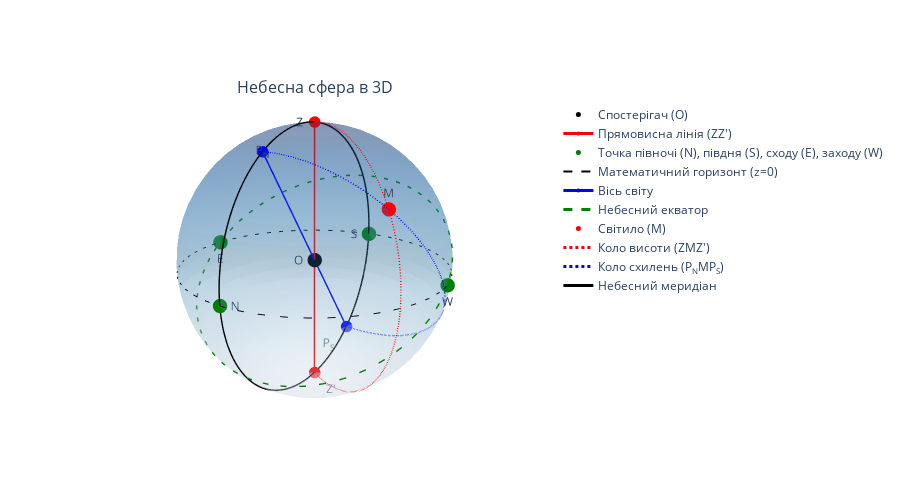

The cell this chart's notebook holds for it:
### Code cell
import numpy as np
import plotly.graph_objs as go
from plotly.subplots import make_subplots

# ========================================================================
# Допоміжні функції
# ========================================================================

def normalize(v):
    """Нормує вектор v до довжини 1."""
    return v / np.linalg.norm(v)

def param_sphere(num_phi=30, num_theta=60):
    """
    Повертає сітки (X, Y, Z) для відмалювання сфери радіуса 1.
    phi – полярний кут від 0 до pi,
    theta – азимутальний кут від 0 до 2*pi.
    """
    phi = np.linspace(0, np.pi, num_phi)
    theta = np.linspace(0, 2*np.pi, num_theta)
    phi, theta = np.meshgrid(phi, theta)
    
    X = np.sin(phi) * np.cos(theta)
    Y = np.sin(phi) * np.sin(theta)
    Z = np.cos(phi)
    return X, Y, Z

def circle_on_sphere(normal, steps=100):
    """
    Повертає координати (x, y, z) великого кола на сфері,
    яке лежить у площині, перпендикулярній до normal, і проходить через (0,0,0).
    (normal має бути нормований).
    """
    # Знайдемо будь-які два взаємно перпендикулярні вектори u, v у площині кола
    # (тобто вони перпендикулярні до normal).
    # Найпростіше – взяти довільний вектор, перетнути з normal, і ще раз перетнути з normal.
    # Але простіше зафіксувати "eZ = (0,0,1)", якщо воно не вироджене до normal.
    
    # Якщо normal (майже) колінеарний до (0,0,1), то можна взяти іншу "базу".
    # Тут для наочності зробимо універсальний підхід.
    
    # Умовно візьмемо eX = (1,0,0) і eY = (0,1,0), eZ = (0,0,1)
    # і дивитимемось, з яким вектором normal найменше колінеарна.
    cand = [
        np.array([1,0,0]),
        np.array([0,1,0]),
        np.array([0,0,1])
    ]
    # Знайдемо вектор, який найменше паралельний до normal (через косинус кута)
    dotvals = [abs(np.dot(normal, c)) for c in cand]
    e = cand[np.argmin(dotvals)]
    
    # Будуємо базис у площині
    u = np.cross(normal, e)
    u = normalize(u)
    v = np.cross(normal, u)
    v = normalize(v)
    
    # Випараметризуємо коло: X(t) = u*cos(t) + v*sin(t)
    t = np.linspace(0, 2*np.pi, steps)
    circle_x = []
    circle_y = []
    circle_z = []
    for ang in t:
        point = np.cos(ang)*u + np.sin(ang)*v
        circle_x.append(point[0])
        circle_y.append(point[1])
        circle_z.append(point[2])
    return np.array(circle_x), np.array(circle_y), np.array(circle_z)

def circle_through_3pts(p1, p2, p3, steps=200):
    """
    Для трьох точок на сфері (p1, p2, p3) будуємо коло (або "велике/мале коло"),
    що проходить через ці три точки (якщо вони не колінеарні).
    
    Повертає (x_arc, y_arc, z_arc) – дугу на сфері, яка іде від p1 до p3
    через p2 (тобто та частина кола, де p2 "лежить між" p1 та p3").
    
    Ідея аналогічна вашій arc_from_3pts, але тепер у 3D:
    1) Знаходимо площину, що проходить через p1, p2, p3 (через 0,0,0, якщо вважаємо сферу у центрі).
       – Оскільки O=(0,0,0) теж у центрі сфери, припустимо, що p1, p2, p3 лежать на сфері радіуса 1.
    2) Визначаємо вектор normal = (p1 x p2) + (p2 x p3) + (p3 x p1) (або простіше: p1 x p2 + ...),
       щоб отримати "напрям" площини, у якій лежить коло.
    3) Параметризуємо коло (intersection plane & sphere).
    4) Визначаємо дві можливі дуги (бо коло – повне). Вибираємо ту, де p2 лежить "посередині".
    """
    # Перевіримо, чи не колінеарні (або майже) p1, p2, p3.
    # Якщо площа трикутника дуже мала – повертаємо порожній результат.
    # Площа ~ ||(p2 - p1) x (p3 - p1)|| / 2
    area = np.linalg.norm(np.cross(p2 - p1, p3 - p1)) / 2
    if area < 1e-12:
        return np.array([]), np.array([]), np.array([])
    
    # Нормальний вектор до площини, що проходить через p1,p2,p3
    # (і через (0,0,0), якщо точки на сфері).
    # Точніше, normal визначимо як cross(p1, p2) + cross(p2, p3) + cross(p3, p1)
    # Це забезпечить орієнтацію, яка "захоплює" всі три точки. Але можна й простіше:
    plane_normal = np.cross(p1, p2) + np.cross(p2, p3) + np.cross(p3, p1)
    plane_normal = normalize(plane_normal)
    
    # Повне коло у цій площині
    cx, cy, cz = circle_on_sphere(plane_normal, steps=4*steps)  # щоб арка була плавніша
    
    # Тепер треба знайти, де на цьому колі лежать p1, p2, p3 (кути).
    # У параметризації кола X(t)=u cos(t)+v sin(t) ми заздалегідь не зберігали t,
    # тож зробимо простіше: знайдемо найближчі індекси до p1, p2, p3.
    
    # Допоміжна функція для пошуку найближчої точки
    def find_nearest_idx(xarr, yarr, zarr, p):
        # мінімізуємо відстань ||(x_i,y_i,z_i) - p||
        dist = (xarr - p[0])**2 + (yarr - p[1])**2 + (zarr - p[2])**2
        return np.argmin(dist)
    
    i1 = find_nearest_idx(cx, cy, cz, p1)
    i2 = find_nearest_idx(cx, cy, cz, p2)
    i3 = find_nearest_idx(cx, cy, cz, p3)
    
    # Кожна пара (i1,i3) задає дві дуги: прямий обхід і зворотний.
    # Подивимось, яка з них "містить" i2.
    n = len(cx)
    
    def arc_indices(i_start, i_end):
        """Повертає послідовність індексів від i_start до i_end (по модулю n)."""
        if i_end >= i_start:
            return np.arange(i_start, i_end+1)
        else:
            return np.concatenate([np.arange(i_start, n), np.arange(0, i_end+1)])
    
    arc1 = arc_indices(i1, i3)
    arc2 = arc_indices(i3, i1)
    
    # Перевіряємо, де лежить i2
    def in_arc(i2, arc):
        return i2 in arc
    
    if in_arc(i2, arc1):
        arc_idx = arc1
    else:
        arc_idx = arc2
    
    return cx[arc_idx], cy[arc_idx], cz[arc_idx]

# ========================================================================
# Основна побудова 3D
# ========================================================================

# Створюємо фігуру
fig = make_subplots(rows=1, cols=1,
                    specs=[[{'type':'scatter3d'}]],
                    subplot_titles=["Небесна сфера в 3D"])

# 1) Небесна сфера як поверхня
Xs, Ys, Zs = param_sphere()
sphere_surface = go.Surface(
    x = Xs, y = Ys, z = Zs,
    colorscale='Blues',
    opacity=0.3,
    showscale=False,
    name='Celestial Sphere'
)
fig.add_trace(sphere_surface, row=1, col=1)

# 2) Точки та лінії
data_traces = []

# --- Спостерігач у центрі ---
O = np.array([0, 0, 0])
scatter_O = go.Scatter3d(
    x=[O[0]], y=[O[1]], z=[O[2]],
    mode='markers+text',
    text=["O"],
    textposition="middle left",
    marker=dict(size=5, color="black"),
    name="Спостерігач (O)"
)
data_traces.append(scatter_O)

# --- Z та Z' (вертикальна вісь) ---
Z = np.array([0,0,1])
Zp = np.array([0,0,-1])
scatter_ZZp = go.Scatter3d(
    x=[0,0], y=[0,0], z=[1,-1],
    mode='lines+markers+text',
    text=["Z", "Z'"],
    textposition=["bottom left","bottom center"],
    line=dict(color='red', width=3),
    marker=dict(size=4, color="red"),
    name="Прямовисна лінія (ZZ')"
)
data_traces.append(scatter_ZZp)

# --- Кардинальні точки N, S, E, W на площині z=0 ---
N = np.array([1,0,0])
S = np.array([-1,0,0])
E = np.array([0,-1,0])
W = np.array([0,1,0])

scatter_cardinals = go.Scatter3d(
    x=[N[0], S[0], E[0], W[0]],
    y=[N[1], S[1], E[1], W[1]],
    z=[N[2], S[2], E[2], W[2]],
    mode='markers+text',
    text=["N","S","E","W"],
    textposition=["middle right","middle left","bottom center","bottom center"],
    marker=dict(size=5, color="green"),
    name="Точка півночі (N), півдня (S), сходу (E), заходу (W)"
)
data_traces.append(scatter_cardinals)

# --- Горизонт (коло z=0 на сфері) ---
theta = np.linspace(0, 2*np.pi, 200)
horiz_x = np.cos(theta)
horiz_y = np.sin(theta)
horiz_z = np.zeros_like(theta)

scatter_horizon = go.Scatter3d(
    x=horiz_x, y=horiz_y, z=horiz_z,
    mode='lines',
    line=dict(color='black', dash='dash', width=2),
    name="Математичний горизонт (z=0)"
)
data_traces.append(scatter_horizon)

# --- Вісь світу P_N, P_S з нахилом alpha = 35° ---
alpha_deg = 35
alpha = np.radians(alpha_deg)

# Припустимо, що у "стандартному" положенні полюс був би (0,0,1).
# Тоді повернемо його навколо осі Y на кут alpha (змінюючи нахил у площині x-z).
Ry = np.array([
    [ np.cos(alpha), 0, np.sin(alpha)],
    [ 0,             1, 0            ],
    [-np.sin(alpha), 0, np.cos(alpha)]
])

PN = Ry.dot(np.array([0,0,1]))  # Північний полюс
PS = -PN                       # Південний полюс

scatter_axis = go.Scatter3d(
    x=[PN[0], PS[0]], y=[PN[1], PS[1]], z=[PN[2], PS[2]],
    mode='lines+markers+text',
    text=["P<sub>N</sub>", "P<sub>S</sub>"],
    textposition=["top center","bottom center"],
    line=dict(color='blue', width=3),
    marker=dict(size=4, color="blue"),
    name="Вісь світу"
)
data_traces.append(scatter_axis)

# --- Небесний екватор (велике коло перпендикулярне осі P_NP_S) ---
pn_normal = normalize(PN)  # це напрям осі
eq_x, eq_y, eq_z = circle_on_sphere(pn_normal)  # коло, перпендикулярне PN
scatter_equator = go.Scatter3d(
    x=eq_x, y=eq_y, z=eq_z,
    mode='lines',
    line=dict(color='green', dash='dash', width=3),
    name="Небесний екватор"
)
data_traces.append(scatter_equator)

# --- Приклад розташування світила M на сфері ---
# Нехай спочатку в 2D ви мали M=(0.3,0.8). У 3D додамо невеликий z і нормуємо:
M_init = np.array([0.4, 0.7, 0.5])
M = normalize(M_init)

scatter_M = go.Scatter3d(
    x=[M[0]], y=[M[1]], z=[M[2]],
    mode='markers+text',
    text=["M"],
    textposition="top center",
    marker=dict(size=5, color='red'),
    name="Світило (M)"
)
data_traces.append(scatter_M)

# --- "Вертикаль" (коло, що проходить через Z, M, Z') ---
v_x, v_y, v_z = circle_through_3pts(Z, M, Zp)
if len(v_x) > 0:
    scatter_vertical = go.Scatter3d(
        x=v_x, y=v_y, z=v_z,
        mode='lines',
        line=dict(color='red', width=3, dash='dot'),
        name="Коло висоти (ZMZ')"
    )
    data_traces.append(scatter_vertical)

# --- Коло схилень (через P_N, M, P_S) ---
d_x, d_y, d_z = circle_through_3pts(PN, M, PS)
if len(d_x) > 0:
    scatter_decl = go.Scatter3d(
        x=d_x, y=d_y, z=d_z,
        mode='lines',
        line=dict(color='blue', width=3, dash='dot'),
        name="Коло схилень (P<sub>N</sub>MP<sub>S</sub>)"
    )
    data_traces.append(scatter_decl)

# --- Небесний меридіан (через Z, Z' та полюси світу P_N, P_S)
# Обираємо Z та P_N для визначення площини меридіану.
merid_plane_normal = normalize(np.cross(Z, PN))
merid_x, merid_y, merid_z = circle_on_sphere(merid_plane_normal, steps=200)
scatter_meridian = go.Scatter3d(
    x=merid_x, y=merid_y, z=merid_z,
    mode='lines',
    line=dict(color='black', width=3),
    name="Небесний меридіан"
)
data_traces.append(scatter_meridian)

# Додаємо всі лінії/точки до фігури
for tr in data_traces:
    fig.add_trace(tr, row=1, col=1)

# Налаштування 3D-сцени
fig.update_layout(
    # title="Небесна сфера в 3D",
    scene=dict(
        xaxis=dict(
            range=[-1.5, 1.5], 
            showgrid=False, zeroline=False, visible=False
        ),
        yaxis=dict(
            range=[-1.5, 1.5], 
            showgrid=False, zeroline=False, visible=False
        ),
        zaxis=dict(
            range=[-1.5, 1.5], 
            showgrid=False, zeroline=False, visible=False
        ),
        aspectmode='cube',
        camera=dict(
            eye=dict(x=0.8, y=0.5, z=0.3)
        ),
    ),
    showlegend=True,
    autosize=True, height=500
)

fig.show()

### Figure 1 — Plotly figure (JSON) as saved in the notebook; plotly's stock layout.template omitted (floating-point values rounded to 4 significant figures; data arrays with more than 128 entries replaced by an {"elided": "..."} marker saying what was removed)
{"data": [{"colorscale": [[0, "rgb(247,251,255)"], [0.125, "rgb(222,235,247)"], [0.25, "rgb(198,219,239)"], [0.375, "rgb(158,202,225)"], [0.5, "rgb(107,174,214)"], [0.625, "rgb(66,146,198)"], [0.75, "rgb(33,113,181)"], [0.875, "rgb(8,81,156)"], [1, "rgb(8,48,107)"]], "name": "Celestial Sphere", "opacity": 0.3, "scene": "scene", "showscale": false, "type": "surface", "x": {"elided": "60x30 float values"}, "y": {"elided": "60x30 float values"}, "z": {"elided": "60x30 float values"}}, {"marker": {"color": "black", "size": 5}, "mode": "markers+text", "name": "Спостерігач (O)", "scene": "scene", "text": ["O"], "textposition": "middle left", "type": "scatter3d", "x": [0], "y": [0], "z": [0]}, {"line": {"color": "red", "width": 3}, "marker": {"color": "red", "size": 4}, "mode": "lines+markers+text", "name": "Прямовисна лінія (ZZ')", "scene": "scene", "text": ["Z", "Z'"], "textposition": ["bottom left", "bottom center"], "type": "scatter3d", "x": [0, 0], "y": [0, 0], "z": [1, -1]}, {"marker": {"color": "green", "size": 5}, "mode": "markers+text", "name": "Точка півночі (N), півдня (S), сходу (E), заходу (W)", "scene": "scene", "text": ["N", "S", "E", "W"], "textposition": ["middle right", "middle left", "bottom center", "bottom center"], "type": "scatter3d", "x": [1, -1, 0, 0], "y": [0, 0, -1, 1], "z": [0, 0, 0, 0]}, {"line": {"color": "black", "dash": "dash", "width": 2}, "mode": "lines", "name": "Математичний горизонт (z=0)", "scene": "scene", "type": "scatter3d", "x": {"elided": "200 float values"}, "y": {"elided": "200 float values"}, "z": {"elided": "200 int values"}}, {"line": {"color": "blue", "width": 3}, "marker": {"color": "blue", "size": 4}, "mode": "lines+markers+text", "name": "Вісь світу", "scene": "scene", "text": ["P<sub>N</sub>", "P<sub>S</sub>"], "textposition": ["top center", "bottom center"], "type": "scatter3d", "x": [0.5736, -0.5736], "y": [0, 0], "z": [0.8192, -0.8192]}, {"line": {"color": "green", "dash": "dash", "width": 3}, "mode": "lines", "name": "Небесний екватор", "scene": "scene", "type": "scatter3d", "x": [-0.8192, -0.8175, -0.8126, -0.8043, -0.7929, -0.7783, -0.7605, -0.7396, -0.7158, -0.6891, -0.6596, -0.6275, -0.5928, -0.5558, -0.5165, -0.4752, -0.4319, -0.3869, -0.3403, -0.2923, -0.2432, -0.1931, -0.1422, -0.09079, -0.03898, 0.013, 0.06492, 0.1166, 0.1678, 0.2183, 0.2679, 0.3165, 0.3638, 0.4096, 0.4537, 0.4961, 0.5364, 0.5746, 0.6105, 0.6439, 0.6747, 0.7028, 0.7281, 0.7504, 0.7698, 0.786, 0.799, 0.8089, 0.8154, 0.8187, 0.8187, 0.8154, 0.8089, 0.799, 0.786, 0.7698, 0.7504, 0.7281, 0.7028, 0.6747, 0.6439, 0.6105, 0.5746, 0.5364, 0.4961, 0.4537, 0.4096, 0.3638, 0.3165, 0.2679, 0.2183, 0.1678, 0.1166, 0.06492, 0.013, -0.03898, -0.09079, -0.1422, -0.1931, -0.2432, -0.2923, -0.3403, -0.3869, -0.4319, -0.4752, -0.5165, -0.5558, -0.5928, -0.6275, -0.6596, -0.6891, -0.7158, -0.7396, -0.7605, -0.7783, -0.7929, -0.8043, -0.8126, -0.8175, -0.8192], "y": [0, -0.06342, -0.1266, -0.1893, -0.2511, -0.312, -0.3717, -0.4298, -0.4862, -0.5406, -0.5929, -0.6428, -0.6901, -0.7346, -0.7761, -0.8146, -0.8497, -0.8815, -0.9096, -0.9341, -0.9549, -0.9718, -0.9848, -0.9938, -0.9989, -0.9999, -0.9969, -0.9898, -0.9788, -0.9638, -0.945, -0.9224, -0.896, -0.866, -0.8326, -0.7958, -0.7557, -0.7127, -0.6668, -0.6182, -0.5671, -0.5137, -0.4582, -0.4009, -0.342, -0.2817, -0.2203, -0.158, -0.09506, -0.03173, 0.03173, 0.09506, 0.158, 0.2203, 0.2817, 0.342, 0.4009, 0.4582, 0.5137, 0.5671, 0.6182, 0.6668, 0.7127, 0.7557, 0.7958, 0.8326, 0.866, 0.896, 0.9224, 0.945, 0.9638, 0.9788, 0.9898, 0.9969, 0.9999, 0.9989, 0.9938, 0.9848, 0.9718, 0.9549, 0.9341, 0.9096, 0.8815, 0.8497, 0.8146, 0.7761, 0.7346, 0.6901, 0.6428, 0.5929, 0.5406, 0.4862, 0.4298, 0.3717, 0.312, 0.2511, 0.1893, 0.1266, 0.06342, 2.449e-16], "z": [0.5736, 0.5724, 0.569, 0.5632, 0.5552, 0.5449, 0.5325, 0.5179, 0.5012, 0.4825, 0.4619, 0.4394, 0.4151, 0.3892, 0.3617, 0.3327, 0.3024, 0.2709, 0.2383, 0.2047, 0.1703, 0.1352, 0.0996, 0.06357, 0.02729, -0.0091, -0.04546, -0.08163, -0.1175, -0.1528, -0.1876, -0.2216, -0.2547, -0.2868, -0.3177, -0.3474, -0.3756, -0.4023, -0.4275, -0.4509, -0.4724, -0.4921, -0.5098, -0.5255, -0.539, -0.5503, -0.5595, -0.5664, -0.571, -0.5733, -0.5733, -0.571, -0.5664, -0.5595, -0.5503, -0.539, -0.5255, -0.5098, -0.4921, -0.4724, -0.4509, -0.4275, -0.4023, -0.3756, -0.3474, -0.3177, -0.2868, -0.2547, -0.2216, -0.1876, -0.1528, -0.1175, -0.08163, -0.04546, -0.0091, 0.02729, 0.06357, 0.0996, 0.1352, 0.1703, 0.2047, 0.2383, 0.2709, 0.3024, 0.3327, 0.3617, 0.3892, 0.4151, 0.4394, 0.4619, 0.4825, 0.5012, 0.5179, 0.5325, 0.5449, 0.5552, 0.5632, 0.569, 0.5724, 0.5736]}, {"marker": {"color": "red", "size": 5}, "mode": "markers+text", "name": "Світило (M)", "scene": "scene", "text": ["M"], "textposition": "top center", "type": "scatter3d", "x": [0.4216], "y": [0.7379], "z": [0.527]}, {"line": {"color": "red", "dash": "dot", "width": 3}, "mode": "lines", "name": "Коло висоти (ZMZ')", "scene": "scene", "type": "scatter3d", "x": {"elided": "402 float values"}, "y": {"elided": "402 float values"}, "z": {"elided": "402 float values"}}, {"line": {"color": "blue", "dash": "dot", "width": 3}, "mode": "lines", "name": "Коло схилень (P<sub>N</sub>MP<sub>S</sub>)", "scene": "scene", "type": "scatter3d", "x": {"elided": "402 float values"}, "y": {"elided": "402 float values"}, "z": {"elided": "402 float values"}}, {"line": {"color": "black", "width": 3}, "mode": "lines", "name": "Небесний меридіан", "scene": "scene", "type": "scatter3d", "x": {"elided": "200 float values"}, "y": {"elided": "200 int values"}, "z": {"elided": "200 float values"}}], "layout": {"annotations": [{"font": {"size": 16}, "showarrow": false, "text": "Небесна сфера в 3D", "x": 0.5, "xanchor": "center", "xref": "paper", "y": 1, "yanchor": "bottom", "yref": "paper"}], "autosize": true, "height": 500, "scene": {"aspectmode": "cube", "camera": {"eye": {"x": 0.8, "y": 0.5, "z": 0.3}}, "domain": {"x": [0, 1], "y": [0, 1]}, "xaxis": {"range": [-1.5, 1.5], "showgrid": false, "visible": false, "zeroline": false}, "yaxis": {"range": [-1.5, 1.5], "showgrid": false, "visible": false, "zeroline": false}, "zaxis": {"range": [-1.5, 1.5], "showgrid": false, "visible": false, "zeroline": false}}, "showlegend": true}}
